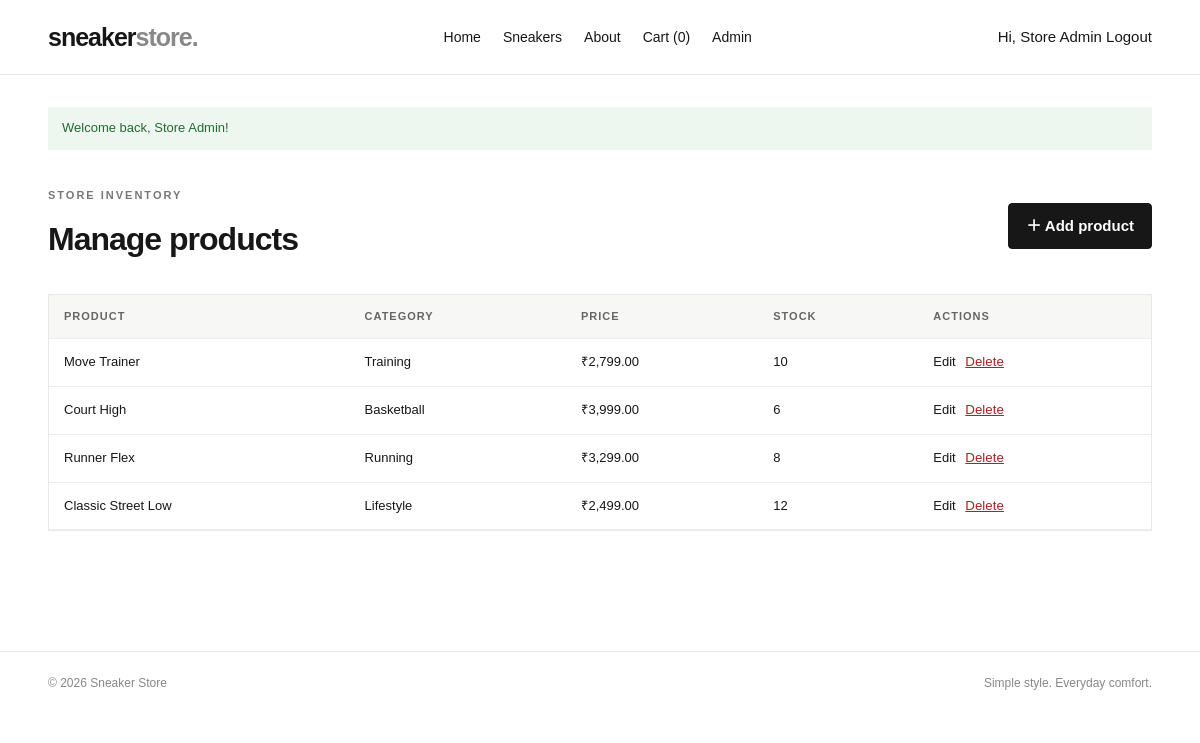
Screenshot of /admin/manage_products.php (signed in) with the database file from the repository.
### tables this page shows
CREATE TABLE products(id INT AUTO_INCREMENT PRIMARY KEY,category_id INT NULL,name VARCHAR(150) NOT NULL,description TEXT,price DECIMAL(10,2) NOT NULL,image VARCHAR(255) DEFAULT NULL,stock INT NOT NULL DEFAULT 0,created_at TIMESTAMP DEFAULT CURRENT_TIMESTAMP,FOREIGN KEY(category_id) REFERENCES categories(id) ON DELETE SET NULL);

CREATE TABLE categories(id INT AUTO_INCREMENT PRIMARY KEY,name VARCHAR(80) NOT NULL UNIQUE);

### admin/manage_products.php (the view, shortened to what this page needs)
<?php require '_auth.php';
$products = $pdo->query('SELECT p.*,c.name category FROM products p LEFT JOIN categories c ON c.id=p.category_id ORDER BY p.id DESC')->fetchAll();
require '../includes/header.php';
require '../includes/navbar.php'; ?>
<section class="page-title row">
    <div>
        <p class="eyebrow">STORE INVENTORY</p>
        <h1>Manage products</h1>
    </div><a class="btn" href="<?= url('admin/add_product.php') ?>">＋ Add product</a>
</section>
<div class="table-wrap">
    <table>
        <tr>
            <th>Product</th>
            <th>Category</th>
            <th>Price</th>
            <th>Stock</th>
            <th>Actions</th>
        </tr><?php foreach ($products as $p): ?>
            <tr>
                <td><?= e($p['name']) ?></td>
                <td><?= e($p['category'] ?? '—') ?></td>
                <td>₹<?= number_format($p['price'], 2) ?></td>
                <td><?= $p['stock'] ?></td>
                <td><a href="<?= url('admin/edit_product.php?id=' . $p['id']) ?>">Edit</a>
                    <form class="inline" method="POST" onsubmit="return confirm('Delete this product?')"><input
                            type="hidden" name="delete_id" value="<?= $p['id'] ?>"><button class="link danger">Delete</button>
                    </form>
                </td>
            </tr><?php endforeach; ?>
    </table>
</div><?php require '../includes/footer.php'; ?>

### assets/css/style.css (style rules this page uses)
* { box-sizing: border-box }
body { margin: 0; color: #171717; background: #fff; font: 15px/1.6 Arial, sans-serif }
a { color: inherit; text-decoration: none }
.btn { display: inline-block; background: #171717; color: white; border: 1px solid #171717; padding: 10px 17px; border-radius: 4px; font-weight: 700; cursor: pointer }
.eyebrow { font-size: 11px; letter-spacing: 2px; font-weight: bold; color: #777; margin: 0 0 10px }
.section-head h2, .page-title h1 { margin: 0; font-size: 32px; letter-spacing: -1px }
.page-title { padding: 22px 0 28px }
.table-wrap { overflow-x: auto; border: 1px solid #e8e8e8 }
table { width: 100%; border-collapse: collapse; font-size: 13px }
th, td { text-align: left; padding: 13px 15px; border-bottom: 1px solid #eee; white-space: nowrap }
th { background: #f7f7f6; color: #666; text-transform: uppercase; font-size: 11px; letter-spacing: 1px }
.row { display: flex; justify-content: space-between; align-items: center }
.inline { display: inline }
.link { border: 0; background: none; text-decoration: underline; cursor: pointer; color: #a22 }

### rows the page displays
products: name "Move Trainer", category.name "Training", price "2,799.00", stock "10"
products: name "Court High", category.name "Basketball", price "3,999.00", stock "6"
products: name "Runner Flex", category.name "Running", price "3,299.00", stock "8"
products: name "Classic Street Low", category.name "Lifestyle", price "2,499.00", stock "12"

### other values shown
cart_count() "0"
$_SESSION['user']['name'] "Store Admin"
$f['message'] "Welcome back, Store Admin!"
